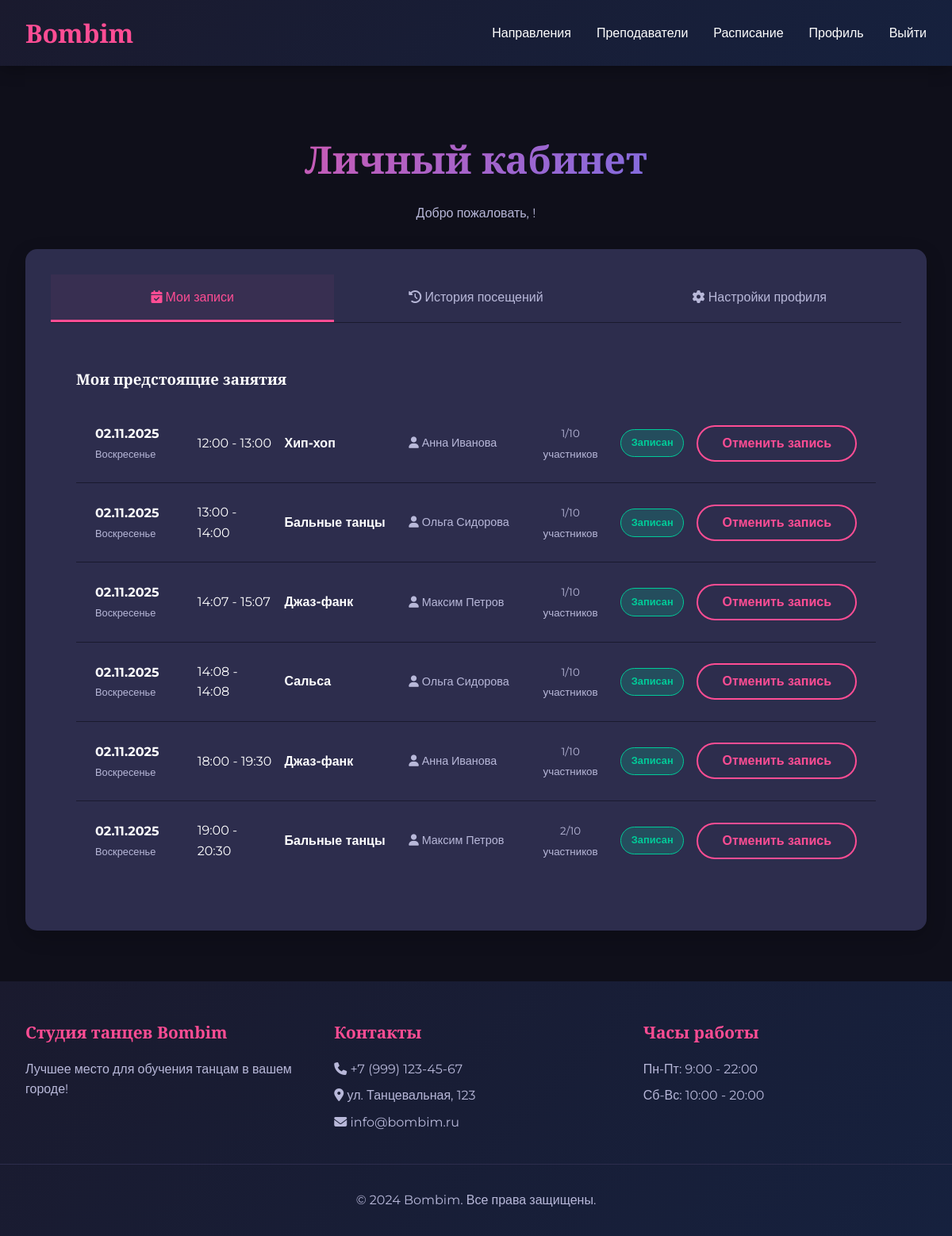
/profile/ (signed in), run on an earlier commit of the app's database.
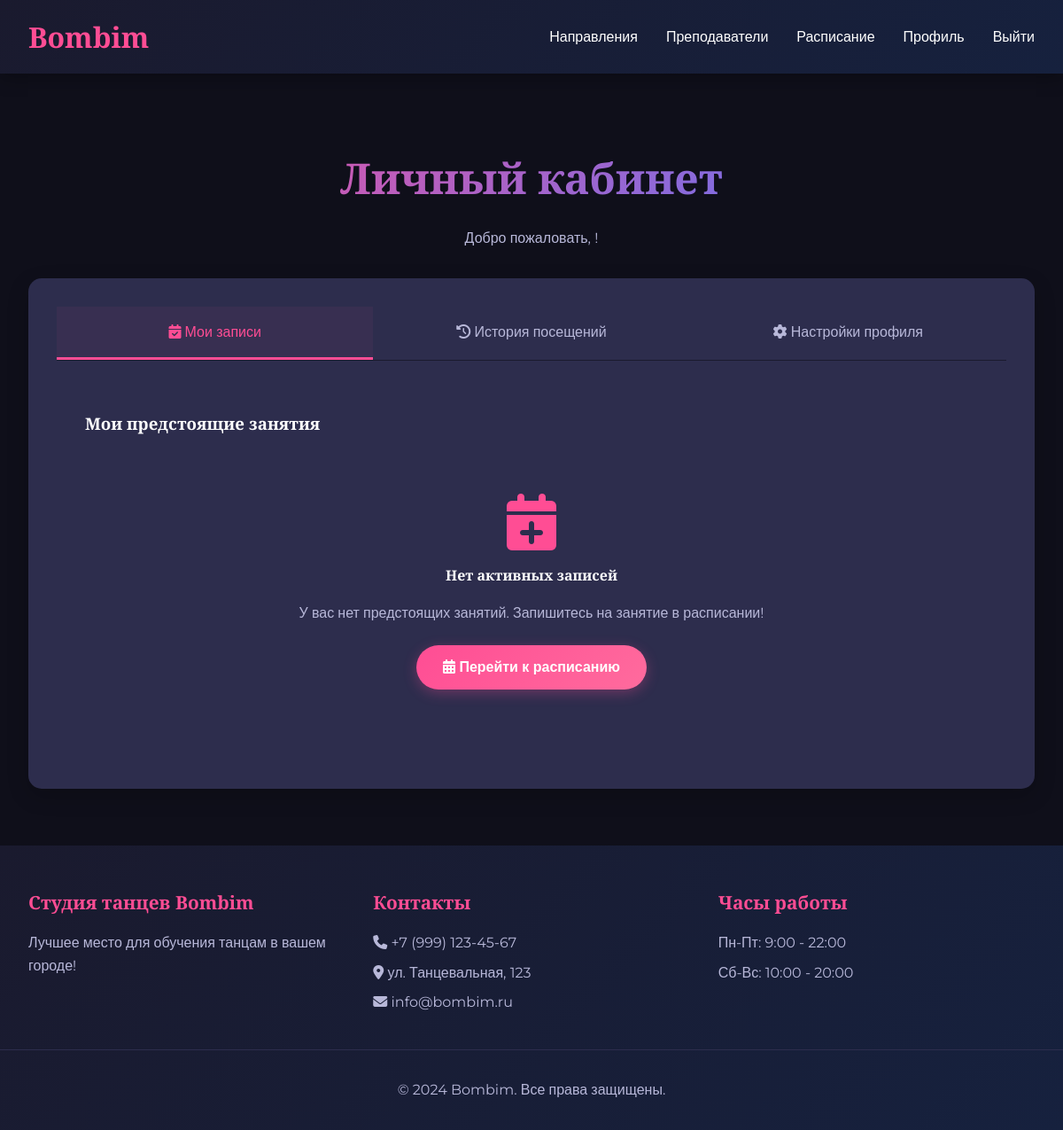
And on a later commit of the database.
### main/models.py (models this page shows, shortened)
class Booking(models.Model):
    STATUS_CHOICES = (
        ('booked', 'Записан'),
        ('attended', 'Посещено'),
        ('missed', 'Не пришел'),
        ('cancelled', 'Отменено'),
    )
    client = models.ForeignKey(User, on_delete=models.CASCADE, related_name='bookings')
    schedule = models.ForeignKey(Schedule, on_delete=models.CASCADE, related_name='bookings')
    booking_date = models.DateTimeField(auto_now_add=True)
    status = models.CharField(max_length=10, choices=STATUS_CHOICES, default='booked')
    class_date = models.DateField(null=True, blank=True, help_text="Фактическая дата занятия")
    class Meta:
        unique_together = ['client', 'schedule']

class Schedule(models.Model):
    DAYS_OF_WEEK = (
        (0, 'Понедельник'),
        (1, 'Вторник'),
        (2, 'Среда'),
        (3, 'Четверг'),
        (4, 'Пятница'),
        (5, 'Суббота'),
        (6, 'Воскресенье'),
    )
    date = models.DateField(help_text="Дата проведения занятия")
    day_of_week = models.IntegerField(choices=DAYS_OF_WEEK, editable=False)  # Автоматически из даты
    start_time = models.TimeField()
    end_time = models.TimeField()
    dance_style = models.ForeignKey(DanceStyle, on_delete=models.CASCADE)
    trainer = models.ForeignKey(Trainer, on_delete=models.CASCADE)
    max_participants = models.PositiveIntegerField(default=10)
    is_active = models.BooleanField(default=True, help_text="Активное занятие")
    class Meta:
        ordering = ['date', 'start_time']
        verbose_name = 'Расписание'
        verbose_name_plural = 'Расписания'
    @property
    def current_participants(self):
        return self.bookings.filter(status='booked').count()

class DanceStyle(models.Model):
    name = models.CharField(max_length=100)
    description = models.TextField()
    image = models.ImageField(upload_to='styles/')

class Trainer(models.Model):
    user = models.OneToOneField(User, on_delete=models.CASCADE, related_name='trainer_profile')
    bio = models.TextField()
    photo = models.ImageField(upload_to='trainers/')
    styles = models.ManyToManyField(DanceStyle, related_name='trainers')

class User(AbstractUser):
    ROLE_CHOICES = (
        ('client', 'Клиент'),
        ('trainer', 'Хореограф'),
        ('admin', 'Администратор'),
    )
    role = models.CharField(max_length=10, choices=ROLE_CHOICES, default='client')
    phone = models.CharField(max_length=20, unique=True)
    birth_date = models.DateField(null=True, blank=True)
    email = models.EmailField(unique=True)
    first_name = models.CharField(max_length=30)
    last_name = models.CharField(max_length=30)
    def is_client(self):
        return self.role == 'client'

### main/views.py (the view, shortened to what this page needs)
# urls.py: path('profile/', views.profile_view, name='profile'),
@login_required
def profile_view(request):
    if not request.user.is_client():
        if request.user.is_trainer():
            return redirect('trainer_profile')
        elif request.user.is_admin():
            return redirect('/admin/')
        return HttpResponseForbidden()
    tab = request.GET.get('tab', 'bookings')
    today = timezone.now().date()
    now = timezone.now()
    active_bookings = Booking.objects.filter(
        client=request.user,
        status='booked',
        schedule__date__gte=today  # Только будущие даты
    ).select_related('schedule', 'schedule__dance_style', 'schedule__trainer', 'schedule__trainer__user').order_by(
        'schedule__date', 'schedule__start_time')
    history_bookings = Booking.objects.filter(
        client=request.user,
        schedule__date__lt=today  # Только прошедшие даты
    ).select_related('schedule', 'schedule__dance_style', 'schedule__trainer', 'schedule__trainer__user').order_by('-schedule__date')
    total_history = history_bookings.count()
    attended_count = history_bookings.filter(status='attended').count()
    missed_count = history_bookings.filter(status='missed').count()
    cancelled_count = history_bookings.filter(status='cancelled').count()
    attendance_rate = (attended_count / total_history * 100) if total_history > 0 else 0
    print(f"PROFILE: Активных: {active_bookings.count()}, В истории: {total_history}")
    print(f"STATS: Посещено: {attended_count}, Пропущено: {missed_count}, Отменено: {cancelled_count}")
    context = {
        'tab': tab,
        'active_bookings': active_bookings,
        'history_bookings': history_bookings,
        'stats': {
            'total': total_history,
            'attended': attended_count,
            'missed': missed_count,
            'cancelled': cancelled_count,
            'attendance_rate': round(attendance_rate, 1)
        }
    }
    return render(request, 'main/profile.html', context)

### templates/main/profile.html (shortened to what the changed rows need)
{% extends 'main/base.html' %}
{% block content %}
<section class="mt-5">
    <h1 class="text-center">Личный кабинет</h1>
    <div class="card">
        <div class="tab-content">
            {% if tab == 'bookings' %}
            <div class="mt-3">
                {% if active_bookings %}
                <div class="bookings-table">
                    {% for booking in active_bookings %}
                    <div class="booking-item">
                        <div class="booking-date">
                            <strong>{{ booking.schedule.date|date:"d.m.Y" }}</strong>
                            <div class="day-name">
                                {% if booking.schedule.date.weekday == 0 %}Понедельник
                                {% elif booking.schedule.date.weekday == 1 %}Вторник
                                {% elif booking.schedule.date.weekday == 2 %}Среда
                                {% elif booking.schedule.date.weekday == 3 %}Четверг
                                {% elif booking.schedule.date.weekday == 4 %}Пятница
                                {% elif booking.schedule.date.weekday == 5 %}Суббота
                                {% elif booking.schedule.date.weekday == 6 %}Воскресенье
                                {% endif %}
                            </div>
                        </div>
                        <div class="booking-time">
                            {{ booking.schedule.start_time }} - {{ booking.schedule.end_time }}
                        </div>
                        <div class="booking-style">
                            <strong>{{ booking.schedule.dance_style.name }}</strong>
                        </div>
                        <div class="booking-trainer">
                            <i class="fas fa-user"></i> {{ booking.schedule.trainer.user.get_full_name }}
                        </div>
                        <div class="booking-participants">
                            <small style="color: var(--text-secondary);">
                                {{ booking.schedule.current_participants }}/{{ booking.schedule.max_participants }} участников
                            </small>
                        </div>
                        <div class="booking-status">
                            <span class="status-badge booked">Записан</span>
                        </div>
                        <div class="booking-actions">
                            <button class="btn btn-outline"
                                    onclick="cancelBooking({{ booking.id }}, this)">
                                Отменить запись
                            </button>
                        </div>
                    </div>
                    {% endfor %}
                </div>
                {% else %}
                <div class="text-center" style="padding: 3rem;">
                    <i class="fas fa-calendar-plus fa-4x" style="color: var(--accent-primary); margin-bottom: 1rem;"></i>
                    <h4>Нет активных записей</h4>
                    <p style="color: var(--text-secondary); margin-bottom: 1.5rem;">
                        У вас нет предстоящих занятий. Запишитесь на занятие в расписании!
                    </p>
                    <a href="{% url 'schedule' %}" class="btn btn-primary">
                        <i class="fas fa-calendar-alt"></i> Перейти к расписанию
                    </a>
                </div>
                {% endif %}
            </div>
            {% endif %}
        </div>
    </div>
</section>
{% endblock %}

What changed in the data, as far as the page shows it:
removed Booking: schedule "02.11.2025", shows "Воскресенье", schedule.start_time "12:00", schedule.end_time "13:00", schedule.dance_style.name "Хип-хоп", schedule.trainer.user.get_full_name "Анна Иванова", schedule.current_participants "1", schedule.max_participants "10"
removed Booking: schedule "02.11.2025", shows "Воскресенье", schedule.start_time "13:00", schedule.end_time "14:00", schedule.dance_style.name "Бальные танцы", schedule.trainer.user.get_full_name "Ольга Сидорова", schedule.current_participants "1", schedule.max_participants "10"
removed Booking: schedule "02.11.2025", shows "Воскресенье", schedule.start_time "14:07", schedule.end_time "15:07", schedule.dance_style.name "Джаз-фанк", schedule.trainer.user.get_full_name "Максим Петров", schedule.current_participants "1", schedule.max_participants "10"
removed Booking: schedule "02.11.2025", shows "Воскресенье", schedule.start_time "14:08", schedule.end_time "14:08", schedule.dance_style.name "Сальса", schedule.trainer.user.get_full_name "Ольга Сидорова", schedule.current_participants "1", schedule.max_participants "10"
removed Booking: schedule "02.11.2025", shows "Воскресенье", schedule.start_time "18:00", schedule.end_time "19:30", schedule.dance_style.name "Джаз-фанк", schedule.trainer.user.get_full_name "Анна Иванова", schedule.current_participants "1", schedule.max_participants "10"
removed Booking: schedule "02.11.2025", shows "Воскресенье", schedule.start_time "19:00", schedule.end_time "20:30", schedule.dance_style.name "Бальные танцы", schedule.trainer.user.get_full_name "Максим Петров", schedule.current_participants "2", schedule.max_participants "10"
Also different on the page:
text now shown: "Нет активных записей У вас нет предстоящих занятий. Запишитесь на занятие в расписании! Перейти к расписанию"
